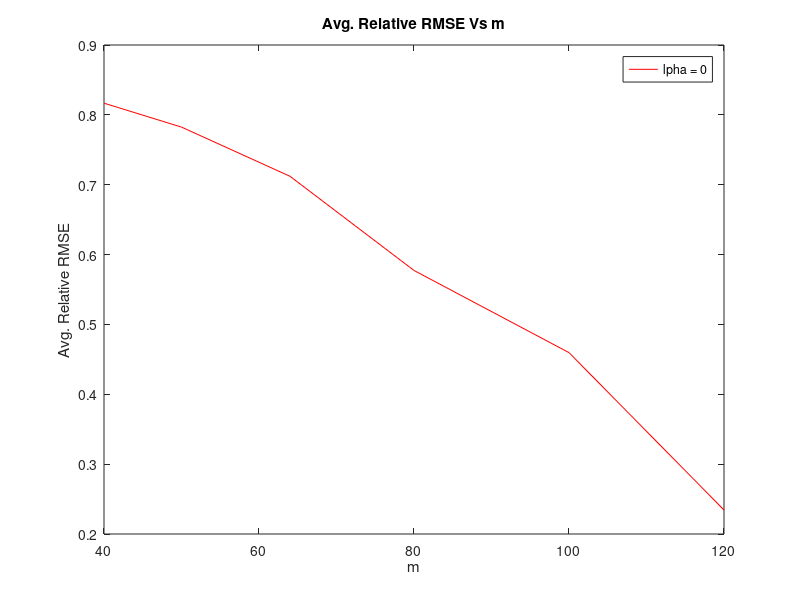
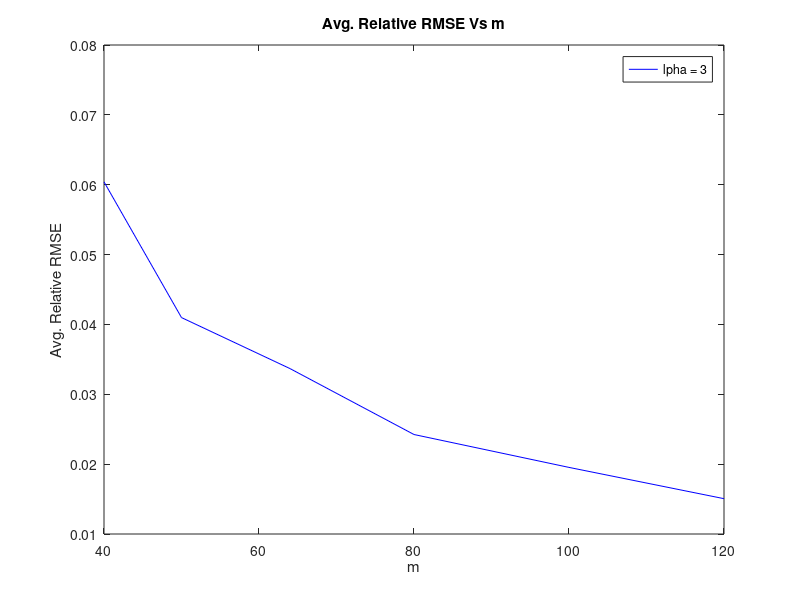
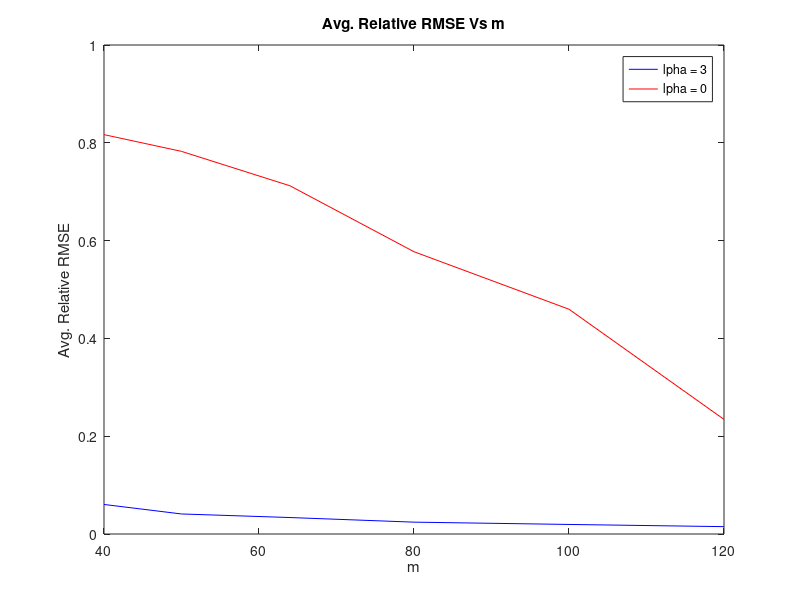

These figures' MATLAB source, in order:
clc;
clear;
close all;

%% Set Seed
rng(1);

%% Constants
% Dimension of signal
n = 128;
% Tolerance factor for creating Orthonormal Matrix
tol = 0.1;
% List of alphas
alphas = [0, 3]; % Don't change
% List of ms
ms = [40, 50, 64, 80, 100, 120];

%% Initialize Avg. Relative RMSE list
rmse_avg = zeros(1, 2*length(ms));
j = 0;

%% Generating a random orthonormal matrix
% The n-dimensional normal distribution has spherical symmetry,
% which implies that after normalization the drawn vectors would be
% uniformly distributed on the n-dimensional unit sphere.
% Then using Gram-schmidt on the random vector to generate matrix
U = zeros(n);
vi = randn(n,1);
U(:,1) = vi ./ norm(vi);
for i=2:n
    nrm = 0;
    % only if vector has sufficiently large component orthogonal to U
    while nrm < tol
        vi = randn(n,1);
        vi = vi - U(:,1:i-1) * (U(:,1:i-1)' * vi);
        nrm = norm(vi);
    end
    U(:,i) = vi ./ nrm;
end

%% For every alpha
for alpha=alphas
    %% Generating Co-variance Matrix
    Sigma = U * diag((1:n).^(-alpha)) * U';

    %% Generating 10 n-dimensional signals
    xs = mvnrnd(zeros(n,1), Sigma, 10)';

    %% For every m
    for m=ms
        %% Initialize rmse list for fixed alpha and m
        rmse = zeros(10, 1);

        %% Generating a random sensing matrix
        phi = randn(m, n) / sqrt(m);

        % Variables used in reconstruction (for faster computation)
        SpT = Sigma * phi';
        pSpT = phi * SpT;

        %% For every n-dimensional signal
        for i=1:10
            %% Generating noisy measurement
            y = phi * xs(:, i);
            sig = 0.01 * mean(abs(y));
            y = y + mvnrnd(zeros(m, 1), eye(m)*sig^2, 1)';

            %% Reconstruction of x
            x = (SpT - SpT/(eye(m)*sig^2 + pSpT)*pSpT) * y / (sig^2);

            %% Calculating Relative RMSE
            rmse(i) = sqrt(mean((x - xs(:,i)).^2))/sqrt(mean(xs(:,i).^2));
        end
        %% Calculating Avg. Relative RMSE
        j = j + 1;
        rmse_avg(j) = mean(rmse);
    end
end

%% Plot the Avg. Relative RMSE vs m
figure;

plot(ms, rmse_avg(1 : length(ms)), 'r');
legend("\alpha = 0");
xlabel("m");
ylabel("Avg. Relative RMSE");
title("Avg. Relative RMSE Vs m");
saveas(gcf, "plots/0.jpg");
plot(ms, rmse_avg(length(ms)+1 : 2*length(ms)), 'b');
legend("\alpha = 3");
xlabel("m");
ylabel("Avg. Relative RMSE");
title("Avg. Relative RMSE Vs m");
saveas(gcf, "plots/3.jpg");
hold on;
plot(ms, rmse_avg(1 : length(ms)), 'r');
legend("\alpha = 3", "\alpha = 0");
xlabel("m");
ylabel("Avg. Relative RMSE");
title("Avg. Relative RMSE Vs m");
saveas(gcf, "plots/both.jpg");

close all;

%% Print the Avg. Relative RMSE
fprintf("Avg. Relative RMSE for \x03b1 = 0, m = %i \t: %f\n", [ms; rmse_avg(1 : length(ms))]);
fprintf("Avg. Relative RMSE for \x03b1 = 3, m = %i \t: %f\n", [ms; rmse_avg(length(ms)+1 : 2*length(ms))]);
